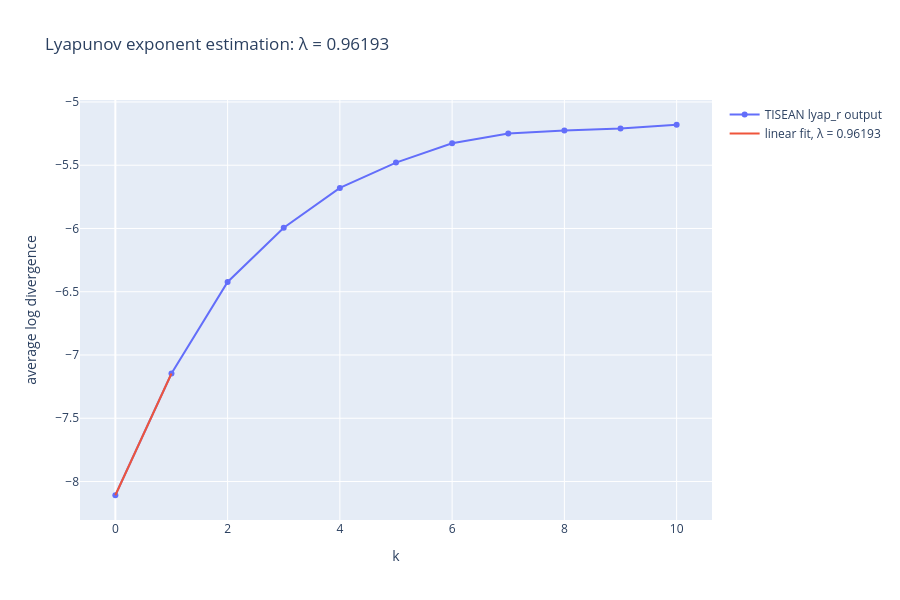

Notebook source saved alongside this figure:
### Code cell
data = np.loadtxt("series.txt.ros")

k = data[:, 0]
log_div = data[:, 1]

# Ручной выбор линейного участка
k_min = 0
k_max = 1.5

mask = (k >= k_min) & (k <= k_max)

# Линейная аппроксимация: y = lambda * k + b
lambda_est, b = np.polyfit(k[mask], log_div[mask], 1)

print("Lyapunov exponent:", lambda_est)

# Линия аппроксимации
fit_y = lambda_est * k[mask] + b

fig = go.Figure()

fig.add_trace(
    go.Scatter(
        x=k,
        y=log_div,
        mode="lines+markers",
        name="TISEAN lyap_r output"
    )
)

fig.add_trace(
    go.Scatter(
        x=k[mask],
        y=fit_y,
        mode="lines",
        name=f"linear fit, λ = {lambda_est:.5f}"
    )
)

fig.update_layout(
    title=f"Lyapunov exponent estimation: λ = {lambda_est:.5f}",
    xaxis_title="k",
    yaxis_title="average log divergence",
    width=900,
    height=600
)

fig.show()

### Figure 1 — Plotly figure (JSON) as saved in the notebook; plotly's stock layout.template omitted (floating-point values rounded to 4 significant figures)
{"data": [{"mode": "lines+markers", "name": "TISEAN lyap_r output", "type": "scatter", "x": [0.0, 1.0, 2.0, 3.0, 4.0, 5.0, 6.0, 7.0, 8.0, 9.0, 10.0], "y": [-8.108, -7.147, -6.422, -5.994, -5.68, -5.48, -5.327, -5.25, -5.225, -5.21, -5.18]}, {"mode": "lines", "name": "linear fit, λ = 0.96193", "type": "scatter", "x": [0.0, 1.0], "y": [-8.108, -7.147]}], "layout": {"height": 600, "title": {"text": "Lyapunov exponent estimation: λ = 0.96193"}, "width": 900, "xaxis": {"title": {"text": "k"}}, "yaxis": {"title": {"text": "average log divergence"}}}}
